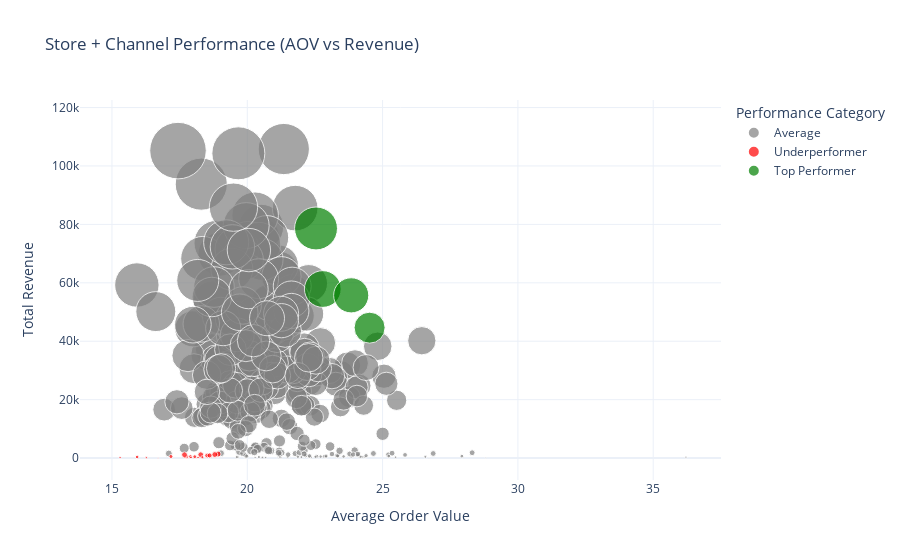

Notebook code for this chart:
### Code cell
import plotly.express as px

# Create a label combining Store and Channel for hover info
conversion_quality['Label'] = conversion_quality['FranchiseStore'] + " | " + conversion_quality['OrderPlacedMethod']

fig = px.scatter(
    conversion_quality,
    x='AOV',
    y='WeeklyRevenue',
    size='UniqueOrderCount',
    color='Performance',
    hover_name='Label',
    title='Store + Channel Performance (AOV vs Revenue)',
    labels={
        'AOV': 'Average Order Value',
        'WeeklyRevenue': 'Total Revenue',
        'UniqueOrderCount': 'Order Volume'
    },
    size_max=40,
    color_discrete_map={
        'Top Performer': 'green',
        'Underperformer': 'red',
        'Average': 'gray'
    }
)

fig.update_layout(
    template='plotly_white',
    legend_title_text='Performance Category'
)

fig.show()

### Figure 1 — Plotly figure (JSON) as saved in the notebook; plotly's stock layout.template omitted (floating-point values rounded to 4 significant figures; data arrays with more than 128 entries replaced by an {"elided": "..."} marker saying what was removed)
{"data": [{"hovertemplate": "<b>%{hovertext}</b><br><br>Performance=Average<br>Average Order Value=%{x}<br>Total Revenue=%{y}<br>Order Volume=%{marker.size}<extra></extra>", "hovertext": {"elided": "317 str values"}, "legendgroup": "Average", "marker": {"color": "gray", "size": {"elided": "317 int values"}, "sizemode": "area", "sizeref": 3.784, "symbol": "circle"}, "mode": "markers", "name": "Average", "orientation": "v", "showlegend": true, "type": "scatter", "x": {"elided": "317 float values"}, "xaxis": "x", "y": {"elided": "317 float values"}, "yaxis": "y"}, {"hovertemplate": "<b>%{hovertext}</b><br><br>Performance=Underperformer<br>Average Order Value=%{x}<br>Total Revenue=%{y}<br>Order Volume=%{marker.size}<extra></extra>", "hovertext": ["01389-00011 | Grubhub", "01944-00001 | UberEats", "01944-00005 | UberEats", "03222-00001 | Grubhub", "03222-00004 | Grubhub", "03222-00012 | Mobile", "03222-00012 | DoorDash", "03222-00013 | Website", "03222-00015 | Grubhub", "03222-00019 | Grubhub", "03222-00019 | UberEats", "03222-00022 | UberEats", "03222-00026 | Grubhub", "03222-00034 | Grubhub", "03222-00038 | Grubhub", "03222-00043 | Grubhub", "03646-00001 | Grubhub", "03646-00002 | Grubhub", "03646-00004 | UberEats"], "legendgroup": "Underperformer", "marker": {"color": "red", "size": [24, 28, 46, 29, 62, 17, 12, 12, 7, 2, 10, 30, 27, 49, 68, 64, 11, 63, 9], "sizemode": "area", "sizeref": 3.784, "symbol": "circle"}, "mode": "markers", "name": "Underperformer", "orientation": "v", "showlegend": true, "type": "scatter", "x": [15.93, 17.9, 18.52, 17.76, 18.28, 18.34, 17.7, 17.92, 17.78, 16.71, 15.3, 17.18, 18.06, 18.61, 18.92, 18.8, 18.18, 17.68, 16.27], "xaxis": "x", "y": [391.1, 514.8, 889.7, 495.5, 1167.0, 311.7, 212.4, 215.0, 143.7, 33.42, 169.9, 539.5, 485.0, 915.3, 1387.0, 1221.0, 213.9, 1145.0, 146.5], "yaxis": "y"}, {"hovertemplate": "<b>%{hovertext}</b><br><br>Performance=Top Performer<br>Average Order Value=%{x}<br>Total Revenue=%{y}<br>Order Volume=%{marker.size}<extra></extra>", "hovertext": ["01940-00011 | Mobile", "03222-00015 | Website", "03222-00017 | Website", "03222-00017 | Mobile"], "legendgroup": "Top Performer", "marker": {"color": "green", "size": [2549, 2337, 1820, 3484], "sizemode": "area", "sizeref": 3.784, "symbol": "circle"}, "mode": "markers", "name": "Top Performer", "orientation": "v", "showlegend": true, "type": "scatter", "x": [22.79, 23.84, 24.52, 22.54], "xaxis": "x", "y": [57880.0, 55710.0, 44640.0, 78610.0], "yaxis": "y"}], "layout": {"legend": {"itemsizing": "constant", "title": {"text": "Performance Category"}, "tracegroupgap": 0}, "title": {"text": "Store + Channel Performance (AOV vs Revenue)"}, "xaxis": {"anchor": "y", "domain": [0, 1], "title": {"text": "Average Order Value"}}, "yaxis": {"anchor": "x", "domain": [0, 1], "title": {"text": "Total Revenue"}}}}
